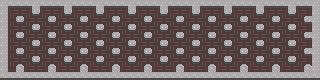

A 2D game scene composited from a Tiled map and its tileset images. What follows is a short description and the map's XML, with every tile layer's data as written:
An orthogonal 40x10 tile map with 8x8 px tiles, 1 tile layer (Tile Layer 1).

<map version="1.4" tiledversion="1.4.3" orientation="orthogonal" renderorder="right-down" width="40" height="10" tilewidth="8" tileheight="8" infinite="0" nextlayerid="2" nextobjectid="1">
 <tileset firstgid="1" source="tiles.tsx" />
 <layer id="1" name="Tile Layer 1" width="40" height="10">
  <data encoding="csv">
3,2,2,2,3,2,2,2,3,2,2,2,3,2,2,2,3,2,2,2,3,2,2,2,3,2,2,2,3,2,2,2,3,2,2,2,3,2,2,3,
3,11,27,12,5,11,27,12,5,11,27,12,5,11,27,12,5,11,27,12,5,11,27,12,5,11,27,12,5,11,27,12,5,11,27,12,5,11,24,3,
3,26,9,17,27,18,9,17,27,18,9,17,27,18,9,17,27,18,9,17,27,18,9,17,27,18,9,17,27,18,9,17,27,18,9,17,27,18,10,3,
3,17,27,18,9,17,27,18,9,17,27,18,9,17,27,18,9,17,27,18,9,17,27,18,9,17,27,18,9,17,27,18,9,17,27,18,9,17,24,3,
3,26,9,17,27,18,9,17,27,18,9,17,27,18,9,17,27,18,9,17,27,18,9,17,27,18,9,17,27,18,9,17,27,18,9,17,27,18,10,3,
3,17,27,18,9,17,27,18,9,17,27,18,9,17,27,18,9,17,27,18,9,17,27,18,9,17,27,18,9,17,27,18,9,17,27,18,9,17,24,3,
3,26,9,17,27,18,9,17,27,18,9,17,27,18,9,17,27,18,9,17,27,18,9,17,27,18,9,17,27,18,9,17,27,18,9,17,27,18,10,3,
3,17,27,18,9,17,27,18,9,17,27,18,9,17,27,18,9,17,27,18,9,17,27,18,9,17,27,18,9,17,27,18,9,17,27,18,9,17,24,3,
3,23,8,13,27,14,8,13,27,14,8,13,27,14,8,13,27,14,8,13,27,14,8,13,27,14,8,13,27,14,8,13,27,14,8,13,27,14,8,3,
2,2,2,2,2,2,2,2,2,2,2,2,2,2,2,2,2,2,2,2,2,2,2,2,2,2,2,2,2,2,2,2,2,2,2,2,2,2,2,2
</data>
 </layer>
</map>
